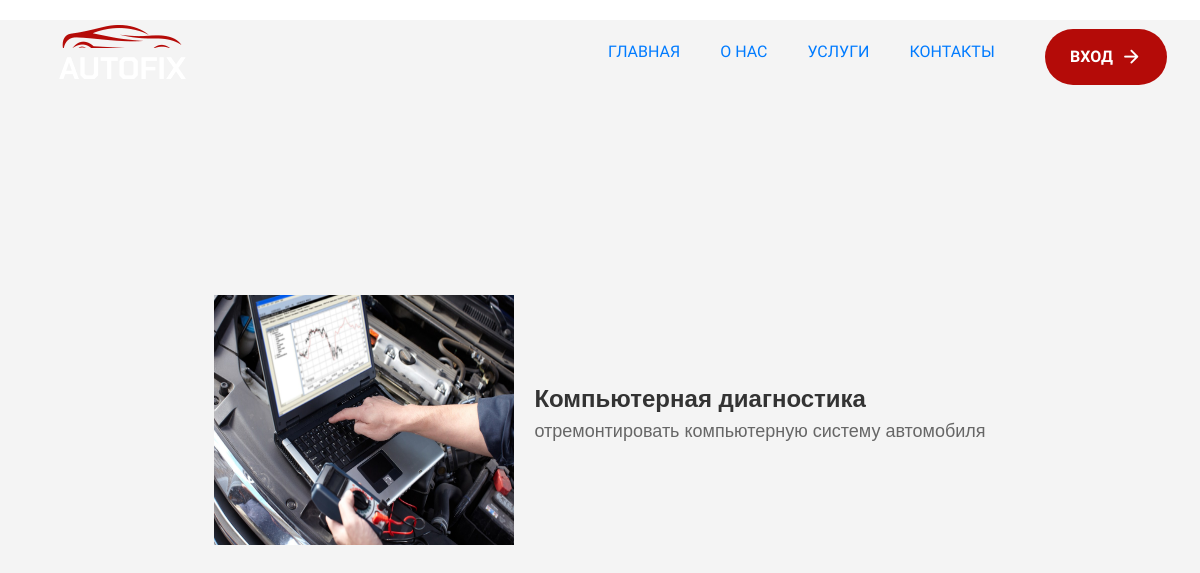
/pgapp/xizdetail/1/, run on the app's committed database.
### pgapp/models.py (models this page shows, shortened)
class Yonalishlar(models.Model):
    nomi=models.CharField(max_length=200)
    xizmatlar=models.CharField(max_length=200)
    picture=models.ImageField(default='def.jpg')

### pgapp/views.py (the view)
# urls.py: path('xizdetail/<a>/',XizDetailView.as_view(),name='xizdetail')
class XizDetailView(View):
    def get(self,request,a):
        xizmat=Yonalishlar.objects.get(id=a)
        return render(request,"hizdetail.html",{"xizmat":xizmat})

### pgapp/templates/hizdetail.html (shortened to what this page needs)
{% extends 'base.html' %}
{% load static %}
{% block content %}
<link rel="stylesheet" href="{% static 'mijoz/style.css' %}">
    <link rel="stylesheet" href="{% static 'mijoz/xizdetail.css' %}">
    <div class="xizmat-container kalla_ogriq col">
        <div class="xizmat-image">
            <img src="{{ xizmat.picture.url }}" alt="{{ xizmat.nomi }}" class="xizmat-image">
        </div>
        <div class="xizmat-details">
            <h2 class="xizmat-title">{{ xizmat.nomi }}</h2>
            <p class="xizmat-description">{{ xizmat.xizmatlar }}</p>
        </div>
    </div>
{% endblock content %}

### pgapp/static/mijoz/style.css (style rules this page uses)
:root { --international-orange-engineering: hsl(1, 91%, 37%); --cadet-blue-creyola: hsl(222, 14%, 69%); --oxford-blue-1: hsl(222, 47%, 15%); --oxford-blue-2: hsl(222, 44%, 14%); --oxford-blue-3: hsl(222, 50%, 11%); --sonic-silver: hsl(0, 0%, 44%); --space-cadet: hsl(222, 44%, 18%); --pastel-pink: hsl(1, 53%, 75%); --eerie-black: hsl(0, 0%, 15%); --light-gray: hsl(0, 0%, 80%); --white: hsl(0, 0%, 100%); --ff-chakra-petch: 'Chakra Petch', sans-serif; --ff-mulish: 'Mulish', sans-serif; --fs-1: 3.5rem; --fs-2: 3rem; --fs-3: 2.4rem; --fs-4: 1.8rem; --fs-5: 1.4rem; --fs-6: 1.2rem; --fw-400: 400; --fw-600: 600; --fw-700: 700; --section-padding: 60px; --shadow: 0px 0px 100px 0px hsl(216, 9%, 90%); --radius-pill: 100px; --radius-circle: 50%; --transition: 0.25s ease; --cubic-out: cubic-bezier(0.05, 0.83, 0.52, 0.97); }
*, *::before, *::after { margin: 0; padding: 0; box-sizing: border-box; }
a, img, span, button { display: block; }
img { height: auto; }
html { font-family: var(--ff-mulish); font-size: 10px; scroll-behavior: smooth; }
body { background-color: var(--white); color: var(--sonic-silver); font-size: 1.6rem; line-height: 1.5; }
@media (min-width: 575px) { :root { --fs-2: 4rem; --fs-3: 2.8rem; --fs-4: 2rem; } }
@media (min-width: 768px) { :root { --fs-1: 4rem; --fs-2: 5rem; --fs-3: 3.4rem; } }
@media (min-width: 992px) { :root { --fs-2: 4.4rem; --fs-3: 3.8rem; --fs-4: 2.2rem; --section-padding: 100px; } }
@media (min-width: 1200px) { :root { --fs-2: 5rem; --fs-3: 4.6rem; } }

### pgapp/static/mijoz/xizdetail.css (style rules this page uses)
.kalla_ogriq { padding:120px; width:100%; height:100%; position:fixed; background-color: #f4f4f4; }
.xizmat-container { display: flex; justify-content: center; align-items: center; margin-top: 20px; }
.xizmat-image { width: 300px; height: 250px; margin-right: 20px; }
.xizmat-details { font-family: Arial, sans-serif; }
.xizmat-title { font-size: 24px; font-weight: bold; color: #333; }
.xizmat-description { font-size: 18px; color: #666; }

### data on the page
Yonalishlar: picture (picture), nomi "Компьютерная диагностика", xizmatlar "отремонтировать компьютерную систему автомобиля"
